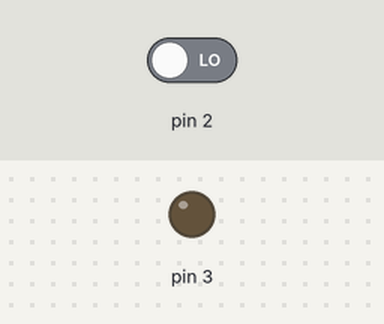
Recording of a sketch running on a simulated Arduino Uno, built with avr-gcc and run on an emulated ATmega328P. Parts: output pins drawn as LEDs (lit = HIGH). The inputs (shaded band) are chosen by the test bench; at power-on: pin 2 LOW.

Above: at 1.2 s.
1.3 s: pin 2 driven HIGH
At 2.5 s:
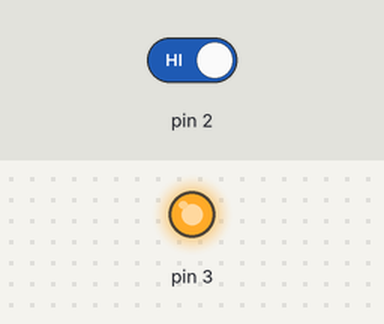
Timing chart, 0 to 4.3 s (numbered marks = the images above; inputs shaded):
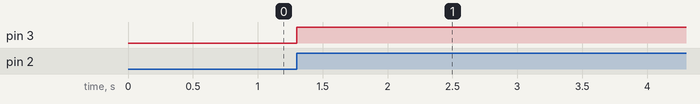

Measured:
- after the input at 1.3 s, pin 3: LOW → HIGH at once

The sketch:

sketch_WIFI_POC_001.ino
```cpp
int oldSwitchState = 0;
int oldLEDState = LOW;

void setup() {
  // put your setup code here, to run once:
pinMode(2, INPUT);
pinMode(3, OUTPUT);
}

void loop() {
  // put your main code here, to run repeatedly:
int switchState = digitalRead(2);

if ((switchState == HIGH) && (oldSwitchState == LOW)) {

  if (oldLEDState == LOW) {
    digitalWrite(3, HIGH);
    oldLEDState = HIGH;
  } else {
    digitalWrite(3, LOW);
    oldLEDState = LOW;
  }

}


oldSwitchState = switchState;
delay(50);


}
```
